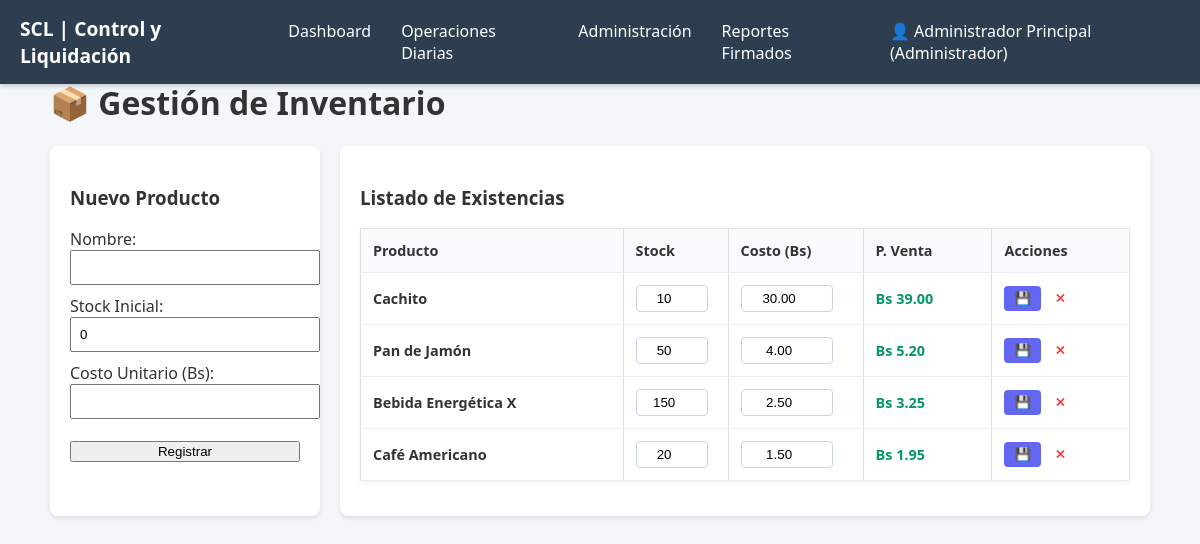
Before: /gestion/form_inventario.php (signed in) with the older database file.
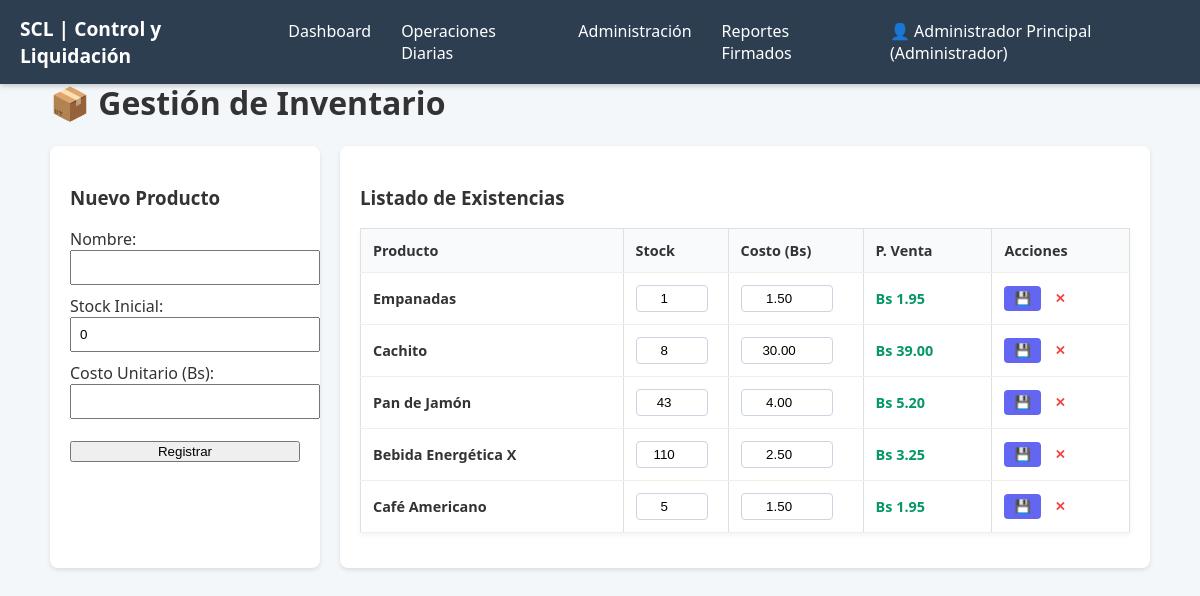
After: the same page with the newer database file.
### tables this page shows
CREATE TABLE `inventario` (
  `id_producto` int(11) NOT NULL,
  `nombre_producto` varchar(100) NOT NULL,
  `stock_actual` int(11) NOT NULL,
  `costo_unitario` decimal(10,2) NOT NULL,
  `ultima_venta_fecha` date DEFAULT NULL
);

### gestion/form_inventario.php (the view, shortened to what this page needs)
<?php
include '../includes/db_connect.php';
$res_margen = $conn->query("SELECT margen_ganancia_estandar FROM parametros_negocio LIMIT 1");
$fila_margen = $res_margen->fetch_assoc();
$margen_porcentaje = $fila_margen ? $fila_margen['margen_ganancia_estandar'] : 0;
$resultado_inventario = $conn->query("SELECT * FROM inventario ORDER BY id_producto DESC");
?>
<!DOCTYPE html>
<html lang="es">
<head>
    <link rel="stylesheet" href="../css/style.css">
</head>
<body>
    <?php include '../includes/menu.php'; ?>
    <div class="container">
        <h1>📦 Gestión de Inventario</h1>
        <div class="grid-inv">
            <section class="card">
                <h3>Nuevo Producto</h3>
                <form method="POST">
                    <label>Nombre:</label>
                    <input type="text" name="nombre_producto" required style="width:100%; margin-bottom:10px; padding:8px;">
                    <label>Stock Inicial:</label>
                    <input type="number" name="stock_actual" value="0" required style="width:100%; margin-bottom:10px; padding:8px;">
                    <label>Costo Unitario (Bs):</label>
                    <input type="number" step="0.01" name="costo_unitario" required style="width:100%; margin-bottom:20px; padding:8px;">
                    <button type="submit" name="btn_guardar" class="btn-login" style="width:100%;">Registrar</button>
                </form>
            </section>
            <section class="card">
                <h3>Listado de Existencias</h3>
                <table>
                    <thead>
                        <tr>
                            <th>Producto</th>
                            <th width="80">Stock</th>
                            <th width="110">Costo (Bs)</th>
                            <th>P. Venta</th>
                            <th>Acciones</th>
                        </tr>
                    </thead>
                    <tbody>
                        <?php if ($resultado_inventario && $resultado_inventario->num_rows > 0): ?>
                            <?php while($row = $resultado_inventario->fetch_assoc()):
                                $costo = $row['costo_unitario'];
                                $precio_venta = $costo + ($costo * ($margen_porcentaje / 100));
                            ?>
                            <tr>
                                <form method="POST">
                                    <td>
                                        <strong><?php echo htmlspecialchars($row['nombre_producto']); ?></strong>
                                    </td>
                                    <td>
                                        <input type="number" name="nuevo_stock" value="<?php echo $row['stock_actual']; ?>" class="input-inline w-stock">
                                    </td>
                                    <td>
                                        <input type="number" step="0.01" name="nuevo_costo" value="<?php echo $costo; ?>" class="input-inline w-costo">
                                    </td>
                                    <td class="txt-precio">Bs <?php echo number_format($precio_venta, 2); ?></td>
                                    <td>
                                        <button type="submit" name="btn_actualizar_stock" class="btn-save-stock" title="Guardar cambios">💾</button>
                                        <a href="?delete_id=<?php echo $row['id_producto']; ?>"
                                           onclick="return confirm('¿Eliminar producto?')" class="btn-del" style="margin-left:10px;">✕</a>
                                    </td>
                                </form>
                            </tr>
                            <?php endwhile; ?>
                        <?php else: ?>
                            <tr><td colspan="5" style="text-align: center; color: gray;">No hay productos.</td></tr>
                        <?php endif; ?>
                    </tbody>
                </table>
            </section>
        </div>
    </div>
</body>
</html>

Changed rows visible on the page:
added inventario: nombre_producto "Empanadas", nuevo_stock "1", nuevo_costo "1.50", precio_venta "1.95"
changed inventario "Cachito": nuevo_stock "10" → "8"
changed inventario "Pan de Jamón": nuevo_stock "50" → "43"
changed inventario "Bebida Energética X": nuevo_stock "150" → "110"
changed inventario "Café Americano": nuevo_stock "20" → "5"
